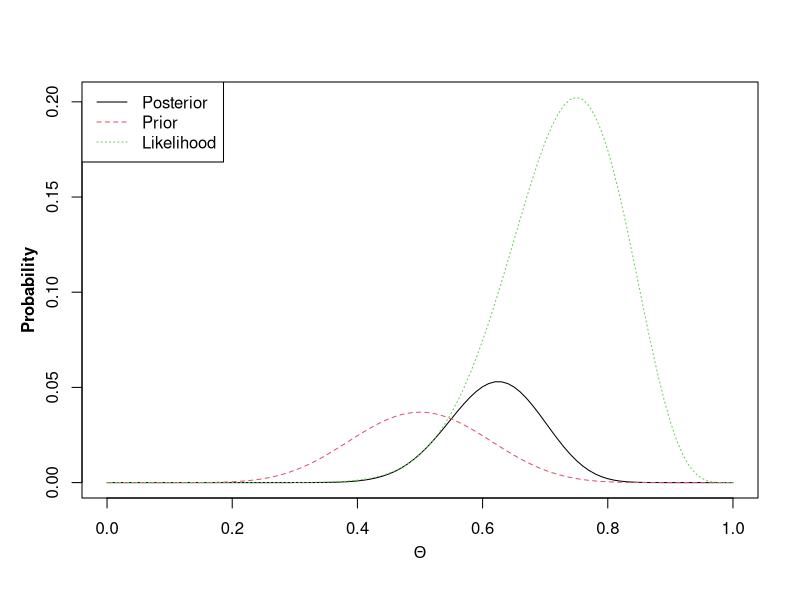
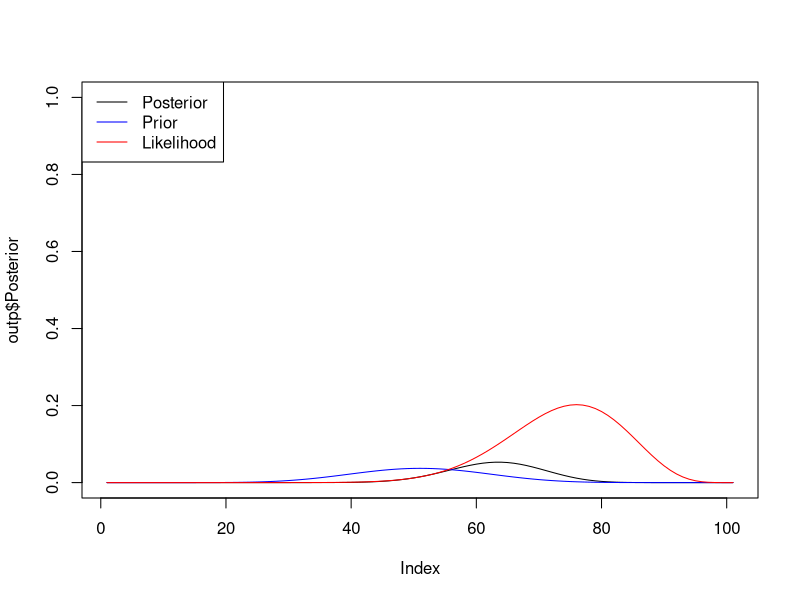
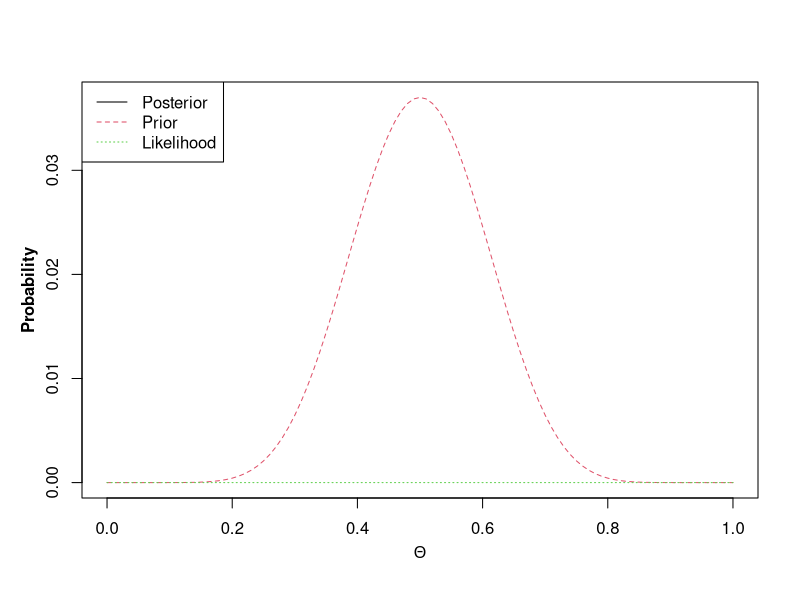
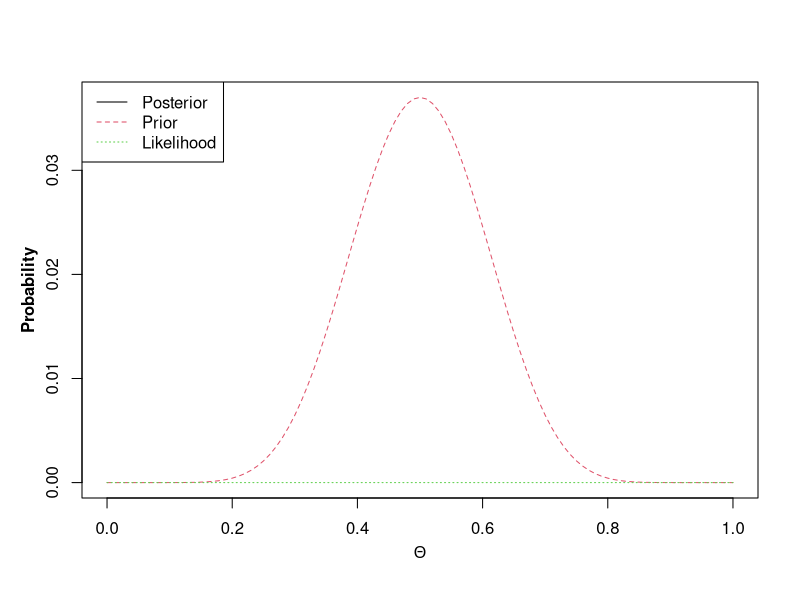
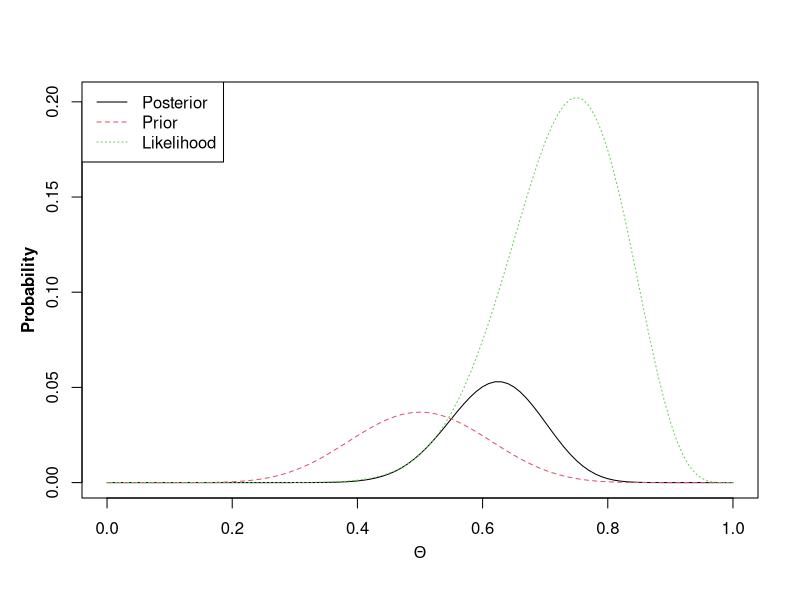
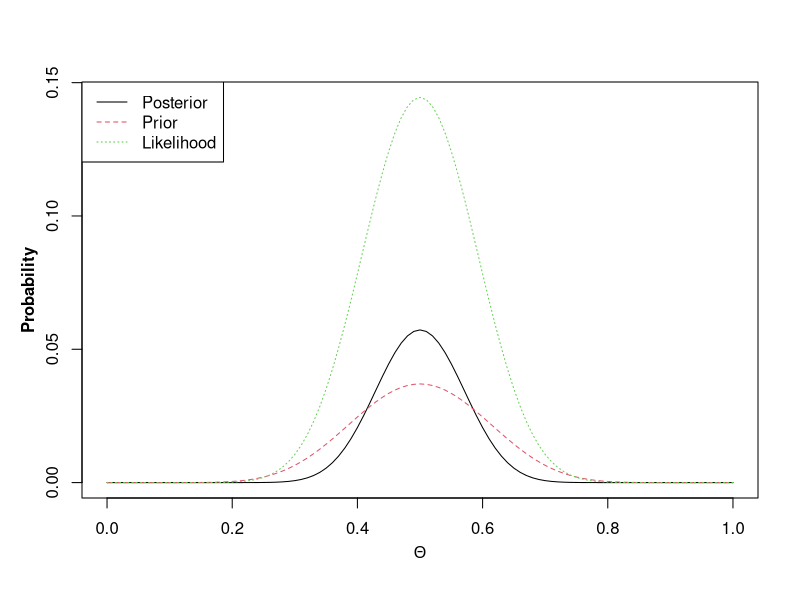
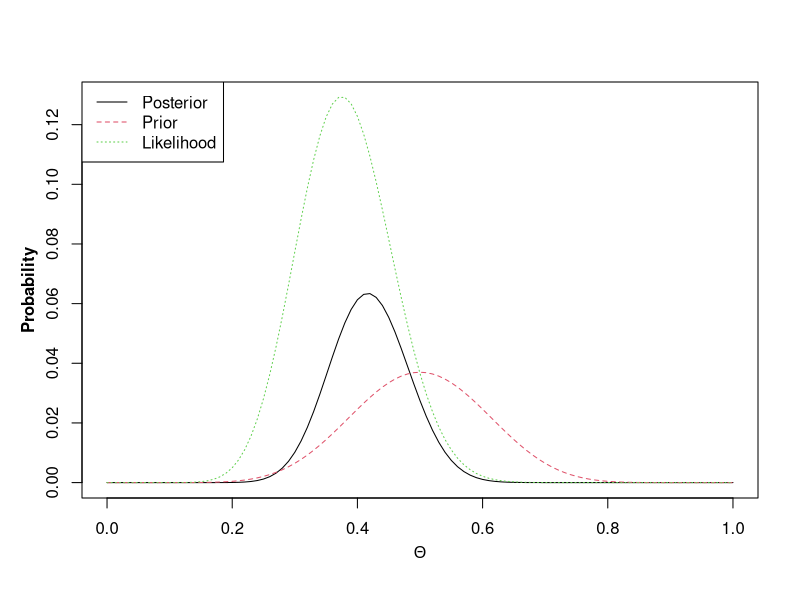
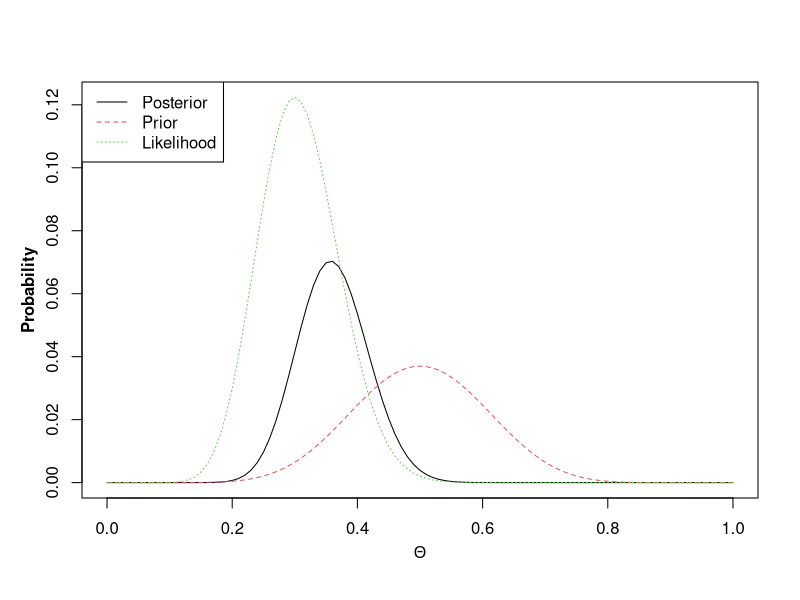

Write the R code that produced these figures, in order.
## ---- chunk 1
bin.prob <- function(p,n,h){
  probab  <- factorial(n)*p^h*(1-p)^(n-h)/(factorial(h)*factorial(n-h))
}

normalizing.fun <- function(n,h,prior.n,prior.h){
  beta <- prior.n - prior.h+1
  prior.h <- prior.h+1
  nc <- factorial(n)*beta(h+prior.h,n-h+beta)/(factorial(h)*factorial(n-h)*beta(prior.h,beta))
}



posterior.fun <- function(probs,n,h,prior.n,prior.h){
  
  #define additional variables
  beta <- prior.n - prior.h+1
  alpha <- prior.h+1
  
  #Likelihiood
  L <- dbinom(h,n,probs)
  
  #Prior
  prior <- dbeta(probs,alpha,beta)
  prior <- prior/sum(prior)
  #normalizing constant
  nc <- factorial(n)*beta(h+alpha,n-h+beta)/(factorial(h)*factorial(n-h)*beta(alpha,beta))
  
  posterior <- L*prior/nc
  
  output <- data.frame(parameter=probs,Posterior=posterior,Prior=prior,Likelihood = L)
  matplot(output$parameter,output[,2:4],type='l',xlab='',ylab='')
  mtext(side=1,line=2.2,font=2,expression(Theta),cex=1)
  mtext(side=2,line=2.2,font=2,cex=1,'Probability')
  legend('topleft',col=1:3,lty=1:3,legend=c('Posterior','Prior','Likelihood'))
  return(output)
}

# Observations for LIkelihood
n <- 20
h <- 15

# Coin flips for prior
prior.n <- 20
prior.h <-  10 

probs <-  seq(0,1,0.01)

outp <- posterior.fun(probs=probs,
                      n = n,
                      h = h,
                      prior.n = prior.n,
                      prior.h = prior.h)
## ---- chunk 2
m.post <- max(outp$Posterior)
m.prior <- max(outp$Prior)
m.like <- max(outp$Likelihood)

plot(outp$Posterior, type = "l", ylim = c(0, 1))
lines(outp$Prior, col = "blue")
lines(outp$Likelihood, col = "red")
legend("topleft", legend = c("Posterior", "Prior", "Likelihood"), col = c("black", "blue", "red"), lty = c(1, 1, 1))
## ---- chunk 3
flips <- seq(0, 100, 10)

prior <- matrix(ncol = 12, nrow = nrow(outp), data = NA)
likelihood <- matrix(ncol = 12, nrow = nrow(outp), data = NA)
posterior <- matrix(ncol = 12, nrow = nrow(outp), data = NA)

for(i in 1:length(flips)) {
  n <- flips[i]
  outp <- posterior.fun(probs=probs,
                      n = n,
                      h = h,
                      prior.n = prior.n,
                      prior.h = prior.h)
  prior[,i] <- outp$Prior
  likelihood[,i] <- outp$Likelihood
  posterior[,i] <- outp$Posterior
}

plot(outp$parameter, likelihood[,2], type = "l", main = "likelihood", ylim = c(0, 0.5))
lines(outp$parameter, likelihood[,3], col = "red")
lines(outp$parameter, likelihood[,4], col = "blue")
lines(outp$parameter, likelihood[,5], col = "green")
lines(outp$parameter, likelihood[,6], col = "yellow")
lines(outp$parameter, likelihood[,7], col = "orange")

plot(outp$parameter, posterior[,8], type = "l", main = "Posterior", col = "orange")
lines(outp$parameter, posterior[,4], col = "red")
lines(outp$parameter, posterior[,5], col = "blue")
lines(outp$parameter, posterior[,6], col = "green")
lines(outp$parameter, posterior[,7], col = "yellow")
lines(outp$parameter, posterior[,3], col = "black")
## ---- chunk 4
par(mfrow = c(1, 3))
outp.no <- posterior.fun(probs=probs,
                      n = n,
                      h = h,
                      prior.n = 0,
                      prior.h = prior.h)
outp.half <- posterior.fun(probs=probs,
                      n = n,
                      h = h,
                      prior.n = n/2,
                      prior.h = prior.h)
outp.twice <- posterior.fun(probs=probs,
                      n = n,
                      h = h,
                      prior.n = n*2,
                      prior.h = prior.h)
## ---- chunk 5
par(mfrow = c(1, 3))
outp.four <- posterior.fun(probs=probs,
                      n = 4,
                      h = (4 * .75),
                      prior.n = prior.n,
                      prior.h = prior.h)
outp.twice <- posterior.fun(probs=probs,
                      n = prior.n * 2,
                      h = ((prior.n * 2) *.75),
                      prior.n = prior.n,
                      prior.h = prior.h)
outp.five <- posterior.fun(probs=probs,
                      n = prior.n * 5,
                      h = ((prior.n * 5) * .75),
                      prior.n = prior.n,
                      prior.h = prior.h)
## ---- chunk 6
outp.first.20 <- posterior.fun(probs=probs,
                      n = 20,
                      h = 15,
                      prior.n = 20,
                      prior.h = 10)

outp.second.20 <- posterior.fun(probs = probs,
                                n = 20, 
                                h = 15,
                                prior.n = 40,
                                prior.h = (40 * probs[max(outp.first.20$Posterior) == outp.first.20$Posterior])) 

outp.40 <- posterior.fun(probs = probs,
                                n = 40, 
                                h = 30,
                                prior.n = 40,
                                prior.h = 20)
plot(outp.second.20$parameter, outp.second.20$Posterior, type = "l")
lines(outp.40$parameter, outp.40$Posterior, col = "red")
## ---- chunk 7
pop <- read.csv("populations.csv", stringsAsFactors = FALSE) # Pull in population data

orig.state <- sample(1:50, 1) # Initial random sample
visits <- rep(0, 50) # Vector to hold the number of visits to each state

n = 1000000 # Number of iterations
i = 1 # Counter to break the repeat loop

repeat{
  i = i+1
  new.state <- sample(1:50, 1)
  ratio <- pop[new.state,2]/pop[orig.state,2]
  if(ratio > 1) {
    orig.state <- new.state
    visits[orig.state] = visits[orig.state] + 1
    } else {
    random <- runif(1, 0, 1)
    if(ratio > random)
    orig.state <- new.state
    visits[orig.state] = visits[orig.state] + 1
    }
  if(i == n) {
    break()
  }
}

pop$population[1]/pop$population[2]
visits[1]/visits[2]

